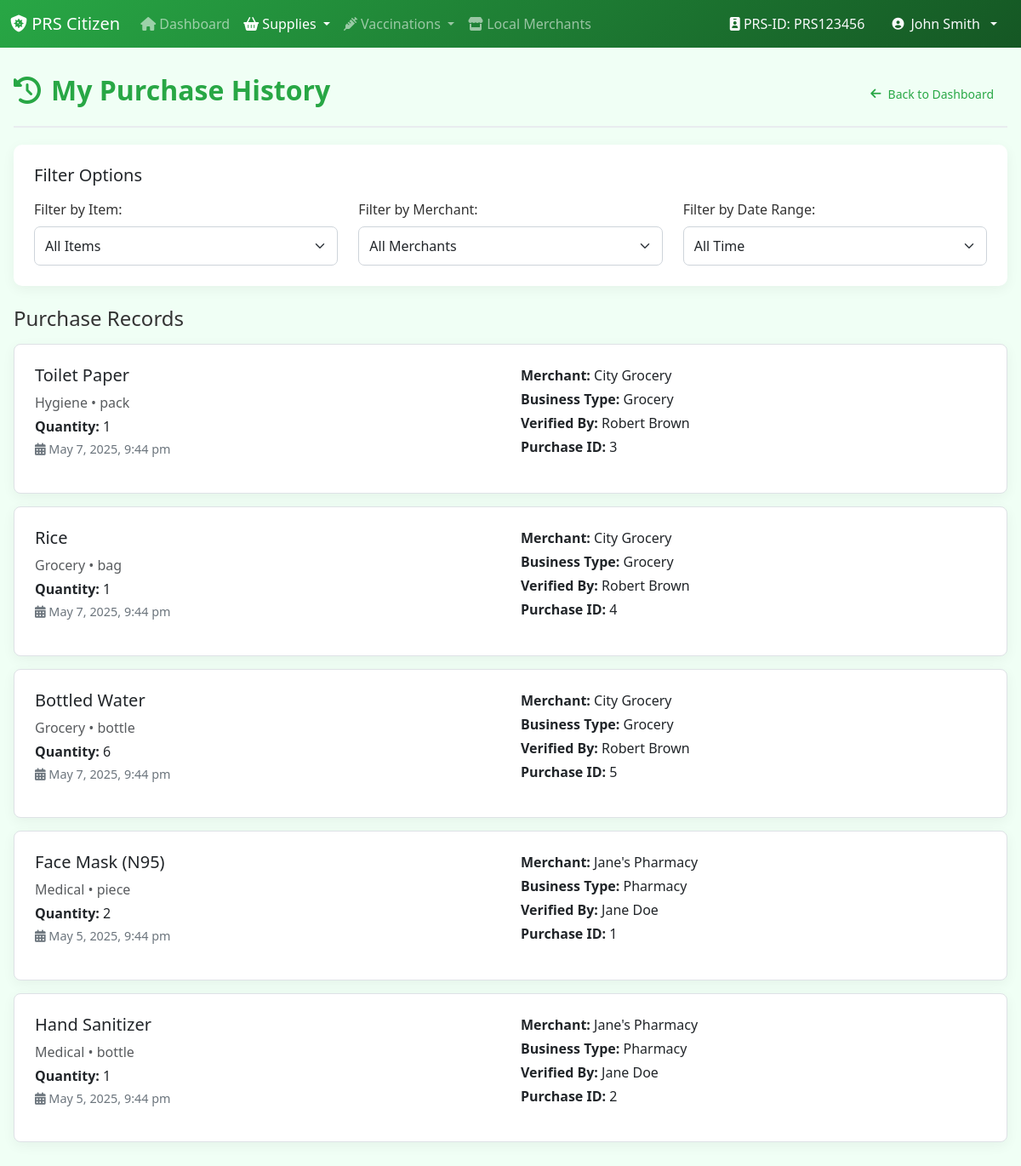
The page /Citizen/citizen_purchase_history.php (signed in) on the database its author committed.
### tables this page shows
CREATE TABLE Users (
    user_id INT AUTO_INCREMENT PRIMARY KEY,
    prs_id VARCHAR(10) UNIQUE NOT NULL,
    full_name VARCHAR(100) NOT NULL,
    national_id VARCHAR(50) UNIQUE,
    dob DATE,
    role ENUM('Admin', 'Official', 'Merchant', 'Citizen', 'Pending') NOT NULL,
    username VARCHAR(50) UNIQUE NOT NULL,
    password VARCHAR(255) NOT NULL,
    email VARCHAR(100),
    phone VARCHAR(20),
    address TEXT,
    is_visitor TINYINT(1) DEFAULT 0,
    created_at TIMESTAMP DEFAULT CURRENT_TIMESTAMP,
    last_login TIMESTAMP NULL
);

CREATE TABLE purchases (
    purchase_id INT AUTO_INCREMENT PRIMARY KEY,
    user_id INT NOT NULL,
    merchant_id INT NOT NULL,
    item_id INT NOT NULL,
    quantity INT NOT NULL,
    purchase_date TIMESTAMP DEFAULT CURRENT_TIMESTAMP,
    verified_by VARCHAR(100) NOT NULL,
    FOREIGN KEY (user_id) REFERENCES Users(user_id) ON DELETE CASCADE,
    FOREIGN KEY (merchant_id) REFERENCES merchants(merchant_id) ON DELETE CASCADE,
    FOREIGN KEY (item_id) REFERENCES critical_items(item_id) ON DELETE CASCADE
);

CREATE TABLE critical_items (
    item_id INT AUTO_INCREMENT PRIMARY KEY,
    item_name VARCHAR(100) NOT NULL,
    item_description TEXT,
    item_category ENUM('Medical', 'Grocery', 'Hygiene', 'Protective') NOT NULL,
    unit_of_measure VARCHAR(50) NOT NULL,
    is_restricted TINYINT(1) DEFAULT 1,
    max_quantity_per_day INT DEFAULT 2,
    max_quantity_per_week INT DEFAULT 5,
    created_at TIMESTAMP DEFAULT CURRENT_TIMESTAMP,
    created_by INT NULL,
    FOREIGN KEY (created_by) REFERENCES government_officials(official_id) ON DELETE SET NULL
);

CREATE TABLE merchants (
    merchant_id INT AUTO_INCREMENT PRIMARY KEY,
    user_id INT UNIQUE NOT NULL,
    business_name VARCHAR(100) NOT NULL,
    business_type ENUM('Pharmacy', 'Grocery', 'Supermarket', 'Medical Supply') NOT NULL,
    address TEXT NOT NULL,
    city VARCHAR(100),
    postal_code VARCHAR(20),
    business_license_number VARCHAR(50) NOT NULL,
    latitude DECIMAL(10, 8) NULL,
    longitude DECIMAL(11, 8) NULL,
    is_active TINYINT(1) DEFAULT 1,
    registration_date TIMESTAMP DEFAULT CURRENT_TIMESTAMP,
    FOREIGN KEY (user_id) REFERENCES Users(user_id) ON DELETE CASCADE
);

### Citizen/citizen_purchase_history.php (the view, shortened to what this page needs)
<?php
$host = 'localhost';
$db = 'CovidSystem';
$user = 'root';
$pass = '';
try {
    $pdo = new PDO("mysql:host=$host;dbname=$db;charset=utf8mb4", $user, $pass);
    $pdo->setAttribute(PDO::ATTR_ERRMODE, PDO::ERRMODE_EXCEPTION);
    $query = "
        SELECT p.purchase_id, p.quantity, p.purchase_date, p.verified_by,
               ci.item_id, ci.item_name, ci.item_category, ci.unit_of_measure,
               m.merchant_id, m.business_name, m.business_type
        FROM purchases p
        JOIN critical_items ci ON p.item_id = ci.item_id
        JOIN merchants m ON p.merchant_id = m.merchant_id
        WHERE p.user_id = ?
        ORDER BY p.purchase_date DESC
    ";
    $stmt = $pdo->prepare($query);
    $stmt->execute([$_SESSION['user_id']]);
    $purchases = $stmt->fetchAll(PDO::FETCH_ASSOC);
} catch (PDOException $e) {
    $_SESSION['error_message'] = "Database error: " . $e->getMessage();
}
?>
<!DOCTYPE html>
<html lang="en">
<head>
    <link rel="stylesheet" href="https://cdn.jsdelivr.net/npm/bootstrap@5.3.0/dist/css/bootstrap.min.css">
    <link rel="stylesheet" href="https://cdnjs.cloudflare.com/ajax/libs/font-awesome/6.4.0/css/all.min.css">
    <link rel="stylesheet" href="../css/citizen_styles.css">
</head>
<body>
    <?php include 'citizen_navbar.php'; ?>
    <div class="container">
        <div class="header d-flex justify-content-between align-items-center">
            <h2><i class="fas fa-history"></i> My Purchase History</h2>
            <a href="dashboard_citizen.php" class="btn btn-outline-primary btn-sm">
                <i class="fas fa-arrow-left"></i> Back to Dashboard
            </a>
        </div>
        <div class="card mb-4">
            <div class="card-body">
                <h5 class="mb-3">Filter Options</h5>
                <div class="row">
                    <div class="col-md-4">
                        <label for="itemFilter" class="form-label">Filter by Item:</label>
                        <select id="itemFilter" class="form-select">
                            <option value="">All Items</option>
                        </select>
                    </div>
                    <div class="col-md-4">
                        <label for="merchantFilter" class="form-label">Filter by Merchant:</label>
                        <select id="merchantFilter" class="form-select">
                            <option value="">All Merchants</option>
                        </select>
                    </div>
                    <div class="col-md-4">
                        <label for="dateFilter" class="form-label">Filter by Date Range:</label>
                        <select id="dateFilter" class="form-select">
                            <option value="">All Time</option>
                        </select>
                    </div>
                </div>
            </div>
        </div>
        <div id="purchasesContainer">
            <?php if (empty($purchases)): ?>
                <div class="text-center py-5">
                    <i class="fas fa-shopping-cart fa-3x mb-3 text-muted"></i>
                    <p class="text-muted">You haven't made any purchases yet.</p>
                </div>
            <?php else: ?>
                <h4 class="mb-3">Purchase Records</h4>
                <?php foreach ($purchases as $purchase): ?>
                    <div class="card purchase-card"
                         data-item-id="<?php echo $purchase['item_id']; ?>"
                         data-merchant-id="<?php echo $purchase['merchant_id']; ?>"
                         data-purchase-date="<?php echo strtotime($purchase['purchase_date']); ?>">
                        <div class="card-body">
                            <div class="row">
                                <div class="col-md-6">
                                    <h5><?php echo htmlspecialchars($purchase['item_name']); ?></h5>
                                    <p class="text-muted mb-1"><?php echo htmlspecialchars($purchase['item_category']); ?> • <?php echo htmlspecialchars($purchase['unit_of_measure']); ?></p>
                                    <p class="mb-1">
                                        <strong>Quantity:</strong> <?php echo $purchase['quantity']; ?>
                                    </p>
                                    <p class="purchase-date">
                                        <i class="fas fa-calendar-alt"></i>
                                        <?php echo date('F j, Y, g:i a', strtotime($purchase['purchase_date'])); ?>
                                    </p>
                                </div>
                                <div class="col-md-6">
                                    <p class="mb-1">
                                        <strong>Merchant:</strong> <?php echo htmlspecialchars($purchase['business_name']); ?>
                                    </p>
                                    <p class="mb-1">
                                        <strong>Business Type:</strong> <?php echo htmlspecialchars($purchase['business_type']); ?>
                                    </p>
                                    <p class="mb-1">
                                        <strong>Verified By:</strong> <?php echo htmlspecialchars($purchase['verified_by']); ?>
                                    </p>
                                    <p class="mb-0">
                                        <strong>Purchase ID:</strong> <?php echo $purchase['purchase_id']; ?>
                                    </p>
                                </div>
                            </div>
                        </div>
                    </div>
                <?php endforeach; ?>
            <?php endif; ?>
        </div>
    </div>
</body>
</html>

### Citizen/citizen_navbar.php (shortened to what this page needs)
<?php
$current_page = basename($_SERVER['PHP_SELF']);
$user_name = '';
$prs_id = '';
if (isset($_SESSION['user_id'])) {
    try {
        global $pdo;
        $stmt = $pdo->prepare("SELECT full_name, prs_id FROM Users WHERE user_id = ?");
        $stmt->execute([$_SESSION['user_id']]);
        $user_info = $stmt->fetch(PDO::FETCH_ASSOC);
        if ($user_info) {
            $user_name = $user_info['full_name'];
            $prs_id = $user_info['prs_id'];
        }
    } catch (Exception $e) {
        if (isset($_SESSION['full_name'])) {
            $user_name = $_SESSION['full_name'];
        }
    }
}
?>
<nav class="navbar navbar-expand-lg navbar-dark" style="background: linear-gradient(135deg, #28a745 0%, #155724 100%);">
    <div class="container-fluid">
        <a class="navbar-brand" href="dashboard_citizen.php">
            <i class="fas fa-shield-virus"></i> PRS Citizen
        </a>
        <div class="collapse navbar-collapse" id="navbarContent">
            <ul class="navbar-nav me-auto mb-2 mb-lg-0">
                <li class="nav-item">
                    <a class="nav-link <?php echo $current_page == 'dashboard_citizen.php' ? 'active' : ''; ?>"
                       href="dashboard_citizen.php">
                        <i class="fas fa-home"></i> Dashboard
                    </a>
                </li>
                <li class="nav-item dropdown">
                    <a class="nav-link dropdown-toggle <?php echo in_array($current_page, ['citizen_find_supplies.php', 'citizen_purchase_schedule.php', 'citizen_purchase_history.php']) ? 'active' : ''; ?>"
                       href="#" id="suppliesDropdown" role="button" data-bs-toggle="dropdown" data-bs-auto-close="true" aria-expanded="false">
                        <i class="fas fa-shopping-basket"></i> Supplies
                    </a>
                </li>
                <li class="nav-item dropdown">
                    <a class="nav-link dropdown-toggle <?php echo in_array($current_page, ['citizen_vaccinations.php', 'citizen_vaccines.php', 'citizen_upload_vaccination.php']) ? 'active' : ''; ?>"
                       href="#" id="vaccinationDropdown" role="button" data-bs-toggle="dropdown" data-bs-auto-close="true" aria-expanded="false">
                        <i class="fas fa-syringe"></i> Vaccinations
                    </a>
                </li>
                <li class="nav-item">
                    <a class="nav-link" href="citizen_find_supplies.php">
                        <i class="fas fa-store"></i> Local Merchants
                    </a>
                </li>
            </ul>
            <div class="d-flex align-items-center gap-2">
                <?php if (isset($_SESSION['user_id'])): ?>
                    <?php if (!empty($prs_id)): ?>
                        <div class="navbar-text text-light d-none d-lg-block me-2">
                            <i class="fas fa-id-badge"></i> PRS-ID: <?php echo htmlspecialchars($prs_id); ?>
                        </div>
                    <?php endif; ?>
                    <div class="dropdown">
                        <a class="btn btn-outline-light dropdown-toggle"
                           href="#" id="userDropdown" role="button" data-bs-toggle="dropdown" data-bs-auto-close="true" aria-expanded="false">
                            <i class="fas fa-user-circle"></i>
                            <?php echo !empty($user_name) ? htmlspecialchars($user_name) : 'User'; ?>
                        </a>
                    </div>
                <?php endif; ?>
            </div>
        </div>
    </div>
</nav>

### css/citizen_styles.css (style rules this page uses)
body { background-color: #f0fff5; font-family: 'Segoe UI', Tahoma, Geneva, Verdana, sans-serif; color: #333; }
.container { max-width: 1200px; margin: 0 auto; padding: 1rem; }
.header { padding: 15px 0; border-bottom: 2px solid #e9ecef; margin-bottom: 20px; }
.header h2 { color: #28a745; font-weight: 600; display: flex; align-items: center; }
.header h2 i { margin-right: 0.75rem; }
.card { border: none; border-radius: 10px; box-shadow: 0 4px 15px rgba(0, 0, 0, 0.05); margin-bottom: 1.5rem; overflow: hidden; transition: transform 0.2s, box-shadow 0.2s; }
.card-body { padding: 1.5rem; }
.form-label { font-weight: 500; color: #333; margin-bottom: 0.5rem; }
.form-control, .form-select { padding: 0.6rem 0.75rem; border-radius: 7px; border: 1px solid #ced4da; transition: all 0.2s ease; }
.btn { display: inline-flex !important; align-items: center !important; gap: 0.5rem !important; padding: 0.5rem 1rem !important; border-radius: 7px !important; font-weight: 500 !important; transition: all 0.3s ease !important; white-space: nowrap !important; text-decoration: none !important; border: none !important; cursor: pointer !important; }
.btn i { margin-right: 0 !important; font-size: 0.875rem !important; width: auto !important; text-align: left; }
.btn-outline-secondary, .btn-outline-primary { transition: all 0.3s ease; }
.btn-outline-primary { border-color: #28a745 !important; color: #28a745 !important; }
.btn-sm { padding: 0.375rem 0.75rem; font-size: 0.875rem; }
.btn-sm i { font-size: 0.8rem; }
.d-flex.gap-2 { display: flex; gap: 0.5rem; flex-wrap: wrap; }
.purchase-card { border: 1px solid #dee2e6; border-radius: 8px; margin-bottom: 15px; transition: transform 0.2s, box-shadow 0.2s; }
.purchase-date { color: #6c757d; font-size: 0.9rem; }

### Citizen/citizen_navbar.php (style rules this page uses)
.navbar .btn { display: inline-flex !important; align-items: center !important; gap: 0.5rem !important; padding: 0.5rem 1rem !important; border-radius: 7px !important; font-weight: 500 !important; transition: all 0.3s ease !important; white-space: nowrap !important; }
.navbar .btn i { font-size: 0.875rem !important; margin-right: 0 !important; }
.navbar .d-flex { gap: 0.5rem; }

### rows shown on the page
users: prs "PRS123456", full_name "John Smith"
purchases: item.item_name "Toilet Paper", item.item_category "Hygiene", item.unit_of_measure "pack", quantity "1", purchase_date "May 7, 2025, 9:44 pm", merchant.business_name "City Grocery", merchant.business_type "Grocery", verified_by "Robert Brown", purchase_id "3"
purchases: item.item_name "Rice", item.item_category "Grocery", item.unit_of_measure "bag", quantity "1", purchase_date "May 7, 2025, 9:44 pm", merchant.business_name "City Grocery", merchant.business_type "Grocery", verified_by "Robert Brown", purchase_id "4"
purchases: item.item_name "Bottled Water", item.item_category "Grocery", item.unit_of_measure "bottle", quantity "6", purchase_date "May 7, 2025, 9:44 pm", merchant.business_name "City Grocery", merchant.business_type "Grocery", verified_by "Robert Brown", purchase_id "5"
purchases: item.item_name "Face Mask (N95)", item.item_category "Medical", item.unit_of_measure "piece", quantity "2", purchase_date "May 5, 2025, 9:44 pm", merchant.business_name "Jane's Pharmacy", merchant.business_type "Pharmacy", verified_by "Jane Doe", purchase_id "1"
purchases: item.item_name "Hand Sanitizer", item.item_category "Medical", item.unit_of_measure "bottle", quantity "1", purchase_date "May 5, 2025, 9:44 pm", merchant.business_name "Jane's Pharmacy", merchant.business_type "Pharmacy", verified_by "Jane Doe", purchase_id "2"
